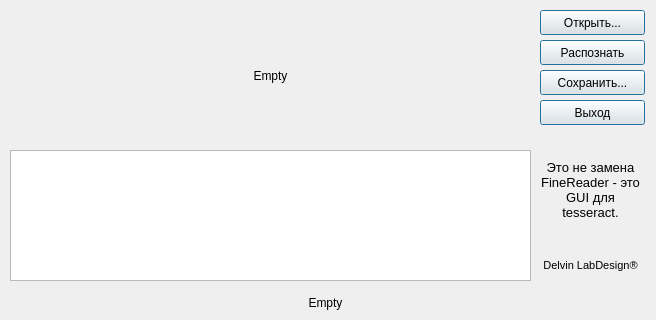
<?xml version="1.0" encoding="UTF-8"?>
<ui version="4.0">
 <class>Form</class>
 <widget class="QWidget" name="Form">
  <property name="geometry">
   <rect>
    <x>0</x>
    <y>0</y>
    <width>656</width>
    <height>320</height>
   </rect>
  </property>
  <property name="windowTitle">
   <string>OCR GUI</string>
  </property>
  <widget class="QPushButton" name="btnQuit">
   <property name="geometry">
    <rect>
     <x>540</x>
     <y>100</y>
     <width>105</width>
     <height>25</height>
    </rect>
   </property>
   <property name="text">
    <string>Выход</string>
   </property>
   <property name="default">
    <bool>true</bool>
   </property>
  </widget>
  <widget class="QPushButton" name="showd">
   <property name="geometry">
    <rect>
     <x>540</x>
     <y>10</y>
     <width>105</width>
     <height>25</height>
    </rect>
   </property>
   <property name="sizePolicy">
    <sizepolicy hsizetype="Minimum" vsizetype="Preferred">
     <horstretch>0</horstretch>
     <verstretch>0</verstretch>
    </sizepolicy>
   </property>
   <property name="sizeIncrement">
    <size>
     <width>0</width>
     <height>0</height>
    </size>
   </property>
   <property name="palette">
    <palette>
     <active>
      <colorrole role="Button">
       <brush brushstyle="SolidPattern">
        <color alpha="255">
         <red>170</red>
         <green>255</green>
         <blue>255</blue>
        </color>
       </brush>
      </colorrole>
     </active>
     <inactive>
      <colorrole role="Button">
       <brush brushstyle="SolidPattern">
        <color alpha="255">
         <red>239</red>
         <green>235</green>
         <blue>231</blue>
        </color>
       </brush>
      </colorrole>
     </inactive>
     <disabled>
      <colorrole role="Button">
       <brush brushstyle="SolidPattern">
        <color alpha="255">
         <red>239</red>
         <green>235</green>
         <blue>231</blue>
        </color>
       </brush>
      </colorrole>
     </disabled>
    </palette>
   </property>
   <property name="text">
    <string>Открыть...</string>
   </property>
   <property name="default">
    <bool>true</bool>
   </property>
   <property name="flat">
    <bool>false</bool>
   </property>
  </widget>
  <widget class="QWidget" name="layoutWidget">
   <property name="geometry">
    <rect>
     <x>10</x>
     <y>290</y>
     <width>631</width>
     <height>27</height>
    </rect>
   </property>
   <layout class="QHBoxLayout" name="horizontalLayout">
    <item>
     <widget class="QLabel" name="mylabel">
      <property name="text">
       <string>Empty</string>
      </property>
      <property name="alignment">
       <set>Qt::AlignCenter</set>
      </property>
      <property name="textInteractionFlags">
       <set>Qt::LinksAccessibleByMouse|Qt::TextSelectableByMouse</set>
      </property>
     </widget>
    </item>
   </layout>
  </widget>
  <widget class="QTextEdit" name="textOut">
   <property name="geometry">
    <rect>
     <x>10</x>
     <y>150</y>
     <width>521</width>
     <height>131</height>
    </rect>
   </property>
   <property name="font">
    <font>
     <pointsize>14</pointsize>
     <weight>50</weight>
     <bold>false</bold>
    </font>
   </property>
   <property name="textInteractionFlags">
    <set>Qt::LinksAccessibleByKeyboard|Qt::LinksAccessibleByMouse|Qt::TextBrowserInteraction|Qt::TextEditable|Qt::TextEditorInteraction|Qt::TextSelectableByKeyboard|Qt::TextSelectableByMouse</set>
   </property>
  </widget>
  <widget class="QPushButton" name="btnConv">
   <property name="geometry">
    <rect>
     <x>540</x>
     <y>40</y>
     <width>105</width>
     <height>25</height>
    </rect>
   </property>
   <property name="text">
    <string>Распознать</string>
   </property>
   <property name="default">
    <bool>true</bool>
   </property>
  </widget>
  <widget class="QLabel" name="mylabel_2">
   <property name="geometry">
    <rect>
     <x>10</x>
     <y>10</y>
     <width>521</width>
     <height>131</height>
    </rect>
   </property>
   <property name="text">
    <string>Empty</string>
   </property>
   <property name="alignment">
    <set>Qt::AlignCenter</set>
   </property>
  </widget>
  <widget class="QPushButton" name="btnSave">
   <property name="geometry">
    <rect>
     <x>540</x>
     <y>70</y>
     <width>105</width>
     <height>25</height>
    </rect>
   </property>
   <property name="text">
    <string>Сохранить...</string>
   </property>
   <property name="default">
    <bool>true</bool>
   </property>
  </widget>
  <widget class="QLabel" name="mylabel_3">
   <property name="geometry">
    <rect>
     <x>540</x>
     <y>150</y>
     <width>101</width>
     <height>81</height>
    </rect>
   </property>
   <property name="font">
    <font>
     <pointsize>10</pointsize>
    </font>
   </property>
   <property name="text">
    <string>Это не замена FineReader - это GUI для tesseract.</string>
   </property>
   <property name="textFormat">
    <enum>Qt::AutoText</enum>
   </property>
   <property name="alignment">
    <set>Qt::AlignCenter</set>
   </property>
   <property name="wordWrap">
    <bool>true</bool>
   </property>
   <property name="textInteractionFlags">
    <set>Qt::LinksAccessibleByMouse|Qt::TextSelectableByMouse</set>
   </property>
  </widget>
  <widget class="QLabel" name="mylabel_4">
   <property name="geometry">
    <rect>
     <x>540</x>
     <y>250</y>
     <width>101</width>
     <height>31</height>
    </rect>
   </property>
   <property name="font">
    <font>
     <pointsize>8</pointsize>
    </font>
   </property>
   <property name="text">
    <string>Delvin LabDesign®</string>
   </property>
   <property name="textFormat">
    <enum>Qt::AutoText</enum>
   </property>
   <property name="alignment">
    <set>Qt::AlignCenter</set>
   </property>
   <property name="wordWrap">
    <bool>true</bool>
   </property>
   <property name="textInteractionFlags">
    <set>Qt::LinksAccessibleByMouse|Qt::TextSelectableByMouse</set>
   </property>
  </widget>
  <zorder>layoutWidget</zorder>
  <zorder>btnQuit</zorder>
  <zorder>showd</zorder>
  <zorder>textOut</zorder>
  <zorder>btnConv</zorder>
  <zorder>mylabel_2</zorder>
  <zorder>btnSave</zorder>
  <zorder>mylabel_3</zorder>
  <zorder>mylabel_4</zorder>
 </widget>
 <resources/>
 <connections/>
</ui>
